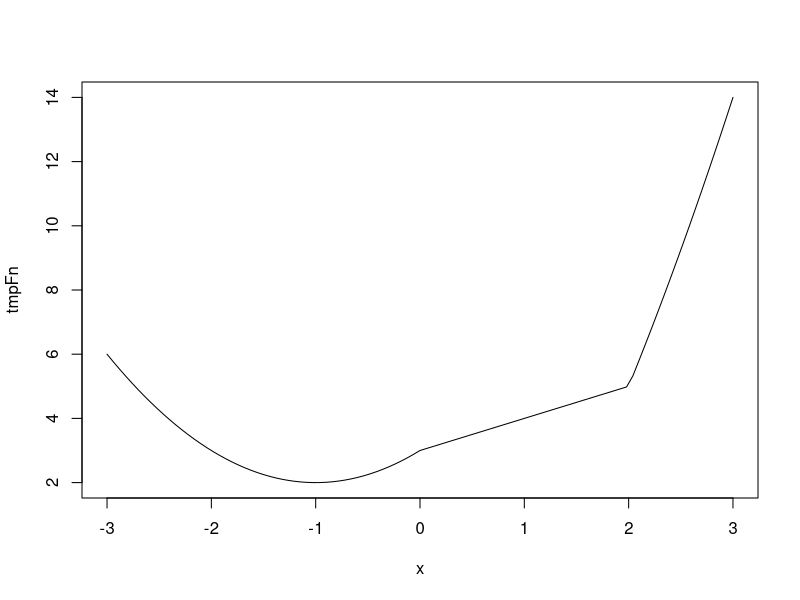
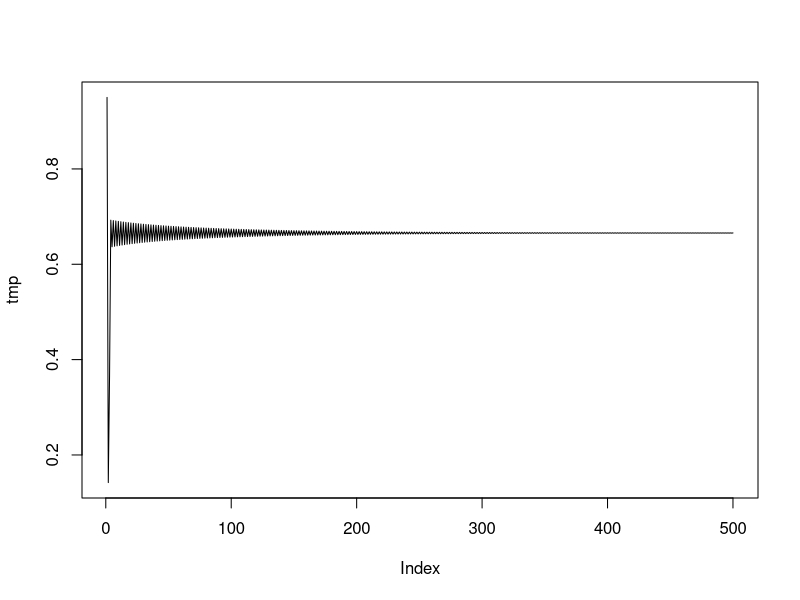
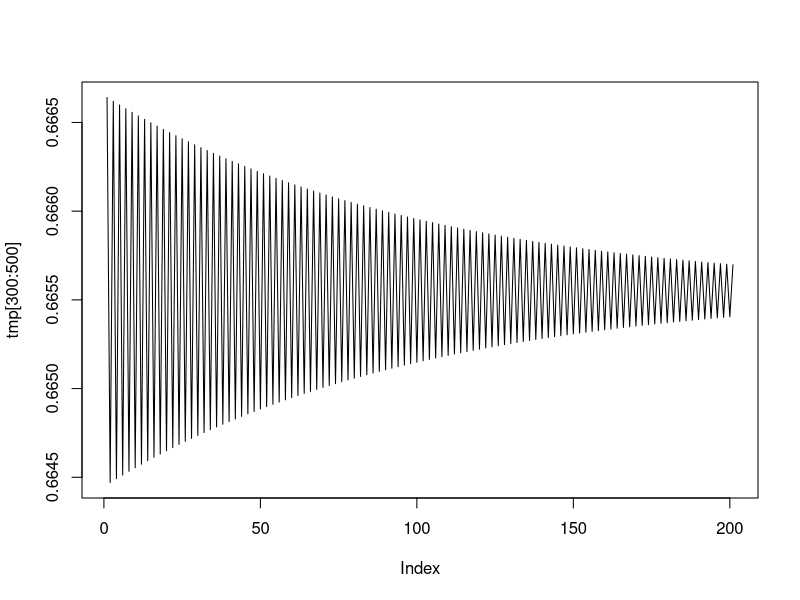

Here is the R script that generated these plots, in order:
## ---- chunk 1
knitr::opts_chunk$set(echo = TRUE)

## ---- chunk 2

tmpFn1 <- function(xVec){
  return(xVec^(1:length(xVec)))
}

## simple example
a <- c(2, 5, 3, 8, 2, 4)

b <- tmpFn1(a)
b

## ---- chunk 3
tmpFn2 <- function(xVec2){
  
  n = length(xVec2)
  
  return(xVec2^(1:n)/(1:n))
}



c <- tmpFn2(a)
c


## ---- chunk 4
tmpFn3 <- function(x,n){
  
  z <- c(1:n)

  return(1+sum(x^z/z))
}


# simple example
tmpFn3(3,2)

## ---- chunk 5

tmpFn <- function(xVec){

a <- c(3:length(xVec))
y <- (xVec[a-2]+xVec[a-1]+xVec[a])/3

return(y)
}

# Simple example 
tmpFn(c(1:5,6:1))

## ---- chunk 6

tmpFn <- function(xVec) {

  if (xVec < 0) {
     z <- (xVec ^2 + 2*xVec + 3)
     } else if (xVec < 2) {
     z <- (xVec + 3)
      } else if (xVec > 2) {
        z <- (xVec^2 + 4*xVec-7)
      }
    z
}


# Simple example

tmpFn(6)
tmpFn(-6)

## ---- chunk 7
tmpFn <- function(xVec) {
    ifelse (xVec < 0, xVec ^2 + 2*xVec + 3,
        ifelse (xVec< 2, xVec + 3, 
        xVec^2 + 4*xVec-7))
}
    plot(tmpFn,xlim = c(-3,3))
## ---- chunk 8
func <- function(x) {
  x[x%%2==1] <- 2*x[x%%2==1]
  x
  
}



#Simple sample
a <- matrix(c(1,5,-2,1,2,-1,3,6,-3),nrow=3)
func(a)


## ---- chunk 9
func <- function(n,k) {
  a <- matrix(0*(1:n),nrow=n,ncol=n)
  diag(a) <- k
  a[abs(row(a)-col(a))== 1] <-  1
  a
  
}


#Simple example

func(5,2)

## ---- chunk 10
quadrant <- function(alpha){
  a <- alpha%%360
   if (a< 90) {
     return ("quadrant 1")
  }else if (a<180) {
    return ("quadrant 2")
  }else if (a<270) {
     return ("quadrant 3")
  }else {
    return ("quadrant 4")
  }
}



#Simple Sample 
quadrant (77)
quadrant (166)
quadrant (224)
quadrant (280)
quadrant (390)




## ---- chunk 11
weekday <- function(day,month,year){
    month <- month - 2
   if (month < 1) {
     month <- month + 12
     year <- year -1
   }
  y <- year%%100
  c <- (year - y)/100
  f <- (floor(2.6*month-0.2)+day+y+floor(y/4)+floor(c/4)-(2*c))%%7

c("Sunday","Monday","Tuesday","Wednesday","Thursday","Friday","Saturday")[f+1]
}


# Trials
weekday(8,2,2018)
## ---- chunk 12
# Try with vectors
#weekday(c(8,9,2),c(3,3,5),(2018,1995,1854))

#Error: unexpected ',' in "weekday(c(8,9,2),c(3,3,5),(2018,"

#As seen above, My function would not work if the input parameters are vectors with the same length and valid entries, as shown above, it creates an error message. 

## ---- chunk 13
testloop <- function(n) {
  x <- rep(0,length=n-1)
  i <- c(0:(n-2))
  x[1] <- 1
  x[2] <- 2
  for (i in 3:(n-1))
    x[i] <- x[i-1]+(2/x[i-1])
  x
}


          
#simple test 
testloop(5)
  

## ---- chunk 14
testloop2 <- function(yVec){
  n <- length(yVec)
  x <- 1:n
  sum(exp(x))
}


#simple test
testloop2(c(4,6,7))


## ---- chunk 15
quadmap <- function(start,rho,niter){
  i <- c(1:niter)
  x <- rep(0,length=niter)
  x[1] <- start
  for (i in (2:niter))
    x[i] <- rho*x[i-1]*(1-x[i-1])
  x
}



#simple test
quadmap(2,3,4)



# test the question asked for
quadmap(0.3,2,50)
tmp <- quadmap(start=0.95,rho=2.99,niter=500)
plot(tmp,type='l')
plot(tmp[300:500],type = 'l')


 
## ---- chunk 16
quadmapnew <- function(start,rho){
  a <- start
  b <- rho*a*(1-a)
  count <- 1
  while (abs(b-a) >= 0.02) {
    a <- b
    b <-  rho*a*(1-a)
    count <- count + 1
  }
   count 
    
    
}

#Simple test
quadmapnew(0.95,2.99) 

## ---- chunk 17

  
tmpFn <- function(xVec){
   n <- length(xVec)
   m <- mean(xVec)
   a <- sum((xVec[2:n]-m)*
              (xVec[1:(n-1)]-m))
   b <- sum((xVec[1:n]-m)^2)
   r1 <- a/b


   e <- sum((xVec[3:n]-m)*
              (xVec[1:(n-2)]-m))
   f <- sum((xVec[1:n]-m)^2)
   r2 <- e/f

  list(r1,r2)
}


 #simple test
 v <- 1:19
 z <- 3*v-1
 tmpFn(z)

## ---- chunk 18
tmpFn1 <- function(xVec,k){
  n <- length(xVec)
  m <- mean(xVec)
  tmpFn2 <- function(a){
  w <- sum((xVec[(a+1):n]-m)*(xVec[1:(n-a)]-m))
  z <- sum((xVec[1:n]-m)^2)
  w/z
  }
  r0 <- 1
  r <- sapply((1:k),tmpFn2)
  c(r0,r)
}


#simple test 

tmpFn1(c(1,2,3,4,6,7,8,9,3,9),3)

